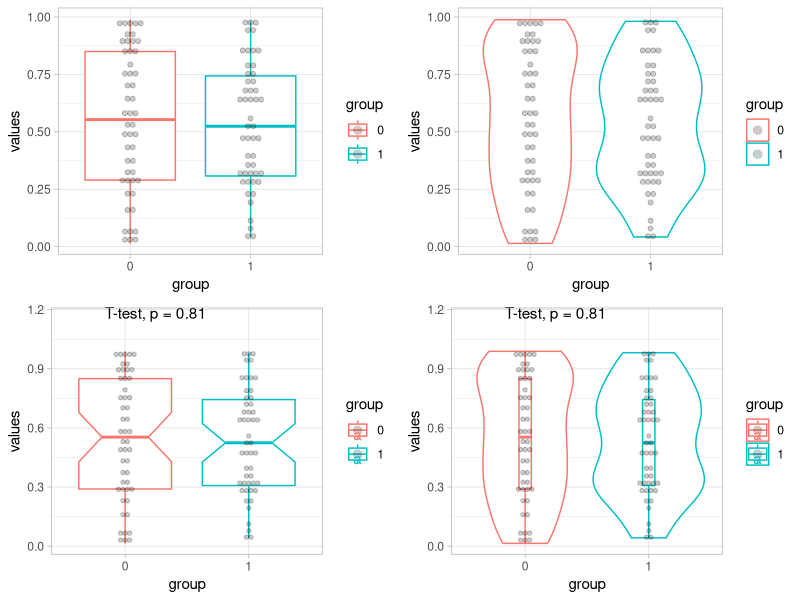
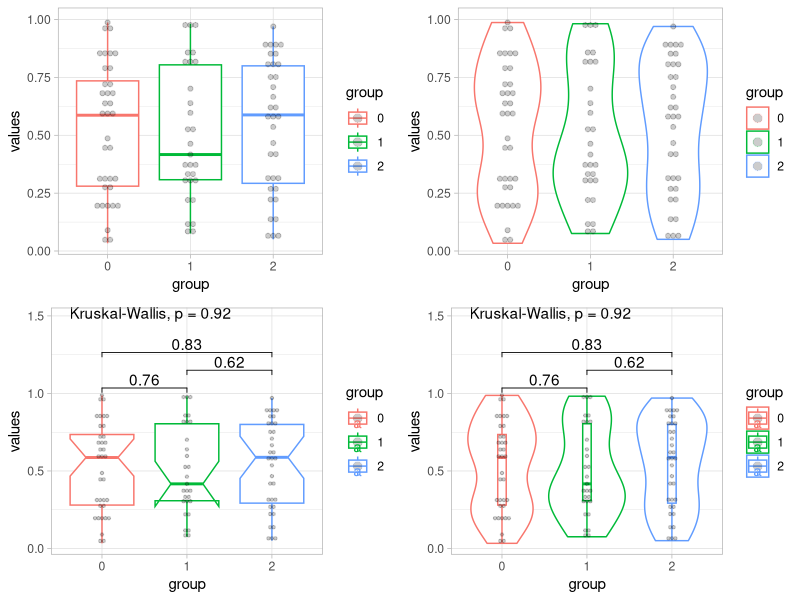

These charts were generated, in order, by the following R code:
#=====================#
##### Preparation #####
#=====================#

### Loading of packages ###

library(ggplot2)
library(ggpubr)
library(gridExtra)
library(cowplot)

### Function ###

# calculation of the standard error #

std <- function(x) sd(x)/sqrt(length(x))

#=================================#
##### Two groups data example #####
#=================================#

### Generation of a random test dataset ###

df <- data.frame(values = runif(100), group = sample(c(0,1), replace=TRUE, size=100))
df$group <- as.factor(df$group)

df$mean[df$group == 0] <- sum(df$values[df$group==0])/length(df$values[df$group==0])
df$mean[df$group == 1] <- sum(df$values[df$group==1])/length(df$values[df$group==1])
df$std[df$group == 0] <- std(df$values[df$group == 0])
df$std[df$group == 1] <- std(df$values[df$group == 1])

### Compare the two groups ###

varres <- var.test(df$values[df$group == 0], df$values[df$group ==1])[[3]]
if (varres > 0.05 ){
  tres <- TRUE
} else {
  tres <- FALSE
}

### simple boxplot example ###

box <- ggplot(df, aes(group,values, color = group)) +
  theme_light() +
  geom_boxplot() +
  geom_dotplot(binaxis='y', stackdir='center', dotsize=.7,aes(color = NULL),alpha = 2/10)

### simple violin plot example ###

violin <- ggplot(df, aes(group,values, color = group)) +
  theme_light() +
  geom_violin() +
  geom_dotplot(binaxis='y', stackdir='center', dotsize=.7,aes(color = NULL),alpha = 2/10)

### Complex boxplot example ###

box_comp <- ggplot(df, aes(group,values, color = group)) +
  theme_light() +
  geom_boxplot(notch = TRUE) +
  geom_dotplot(binaxis='y', stackdir='center', dotsize=.7,aes(color = NULL),alpha = 2/10) +
  stat_compare_means(method = "t.test", method.args = list(var.equal = tres),label.y = (max(df$values)+1/6*max(df$values)))

### Complex violin plot example ###

violin_comp <- ggplot(df, aes(group,values, color = group)) +
  theme_light() +
  geom_violin() +
  geom_boxplot(width = 0.1) +
  geom_dotplot(binaxis='y', stackdir='center', dotsize=.7,aes(color = NULL),alpha = 2/10) +
  stat_compare_means(method = "t.test", method.args = list(var.equal = tres),label.y = (max(df$values)+1/6*max(df$values)))

### Generate graphs together on the same page ###

plot_grid(box,violin, box_comp, violin_comp)


#===========================================#
##### Three or more groups data example #####
#===========================================#

### Generation of a random test dataset ###

df2 <- data.frame(values = runif(100), group = sample(c(0,1,2), replace=TRUE, size=100))
df2$group <- as.factor(df2$group)

df2$mean[df$group == 0] <- sum(df$values[df$group==0])/length(df$values[df$group==0])
df2$mean[df$group == 1] <- sum(df$values[df$group==1])/length(df$values[df$group==1])
df2$mean[df$group == 2] <- sum(df$values[df$group==2])/length(df$values[df$group==2])
df2$std[df$group == 0] <- std(df$values[df$group == 0])
df2$std[df$group == 1] <- std(df$values[df$group == 1])
df2$std[df$group == 2] <- std(df$values[df$group == 2])

### Compare the two groups ###

my_comparison <- list(c("0","1"),c("1","2"),c("0","2"))

### simple boxplot example ###

box <- ggplot(df2, aes(group,values, color = group)) +
  theme_light() +
  geom_boxplot() +
  geom_dotplot(binaxis='y', stackdir='center', dotsize=.7,aes(color = NULL),alpha = 2/10)

### simple violin plot example ###

violin <- ggplot(df2, aes(group,values, color = group)) +
  theme_light() +
  geom_violin() +
  geom_dotplot(binaxis='y', stackdir='center', dotsize=.7,aes(color = NULL),alpha = 2/10)

### Complex boxplot example ###

box_comp <- ggplot(df2, aes(group,values, color = group)) +
  theme_light() +
  geom_boxplot(notch = TRUE) +
  geom_dotplot(binaxis='y', stackdir='center', dotsize=.7,aes(color = NULL),alpha = 2/10) +
  stat_compare_means(method = "t.test", comparisons = my_comparison) +
  stat_compare_means(label.y =(max(df2$values)+3/6*max(df2$values)))

### Complex violin plot example ###

violin_comp <- ggplot(df2, aes(group,values, color = group)) +
  theme_light() +
  geom_violin() +
  geom_boxplot(width = 0.1) +
  geom_dotplot(binaxis='y', stackdir='center', dotsize=.7,aes(color = NULL),alpha = 2/10) +
  stat_compare_means(method = "t.test", comparisons = my_comparison) +
  stat_compare_means(label.y =(max(df2$values)+3/6*max(df2$values)))

### Generate graphs together on the same page ###

plot_grid(box, violin, box_comp, violin_comp)
